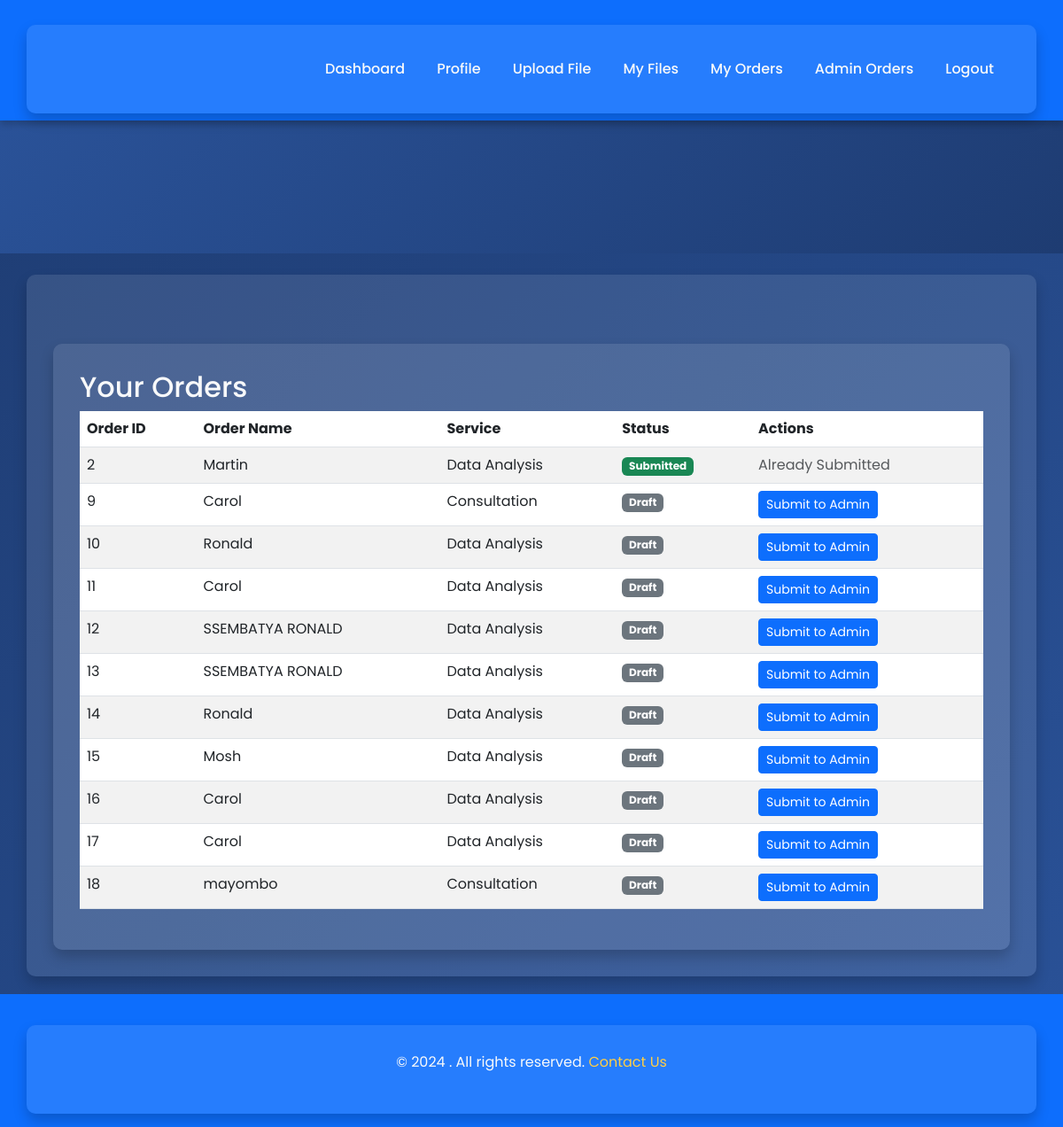
The app's page /user/orders (signed in), older data.
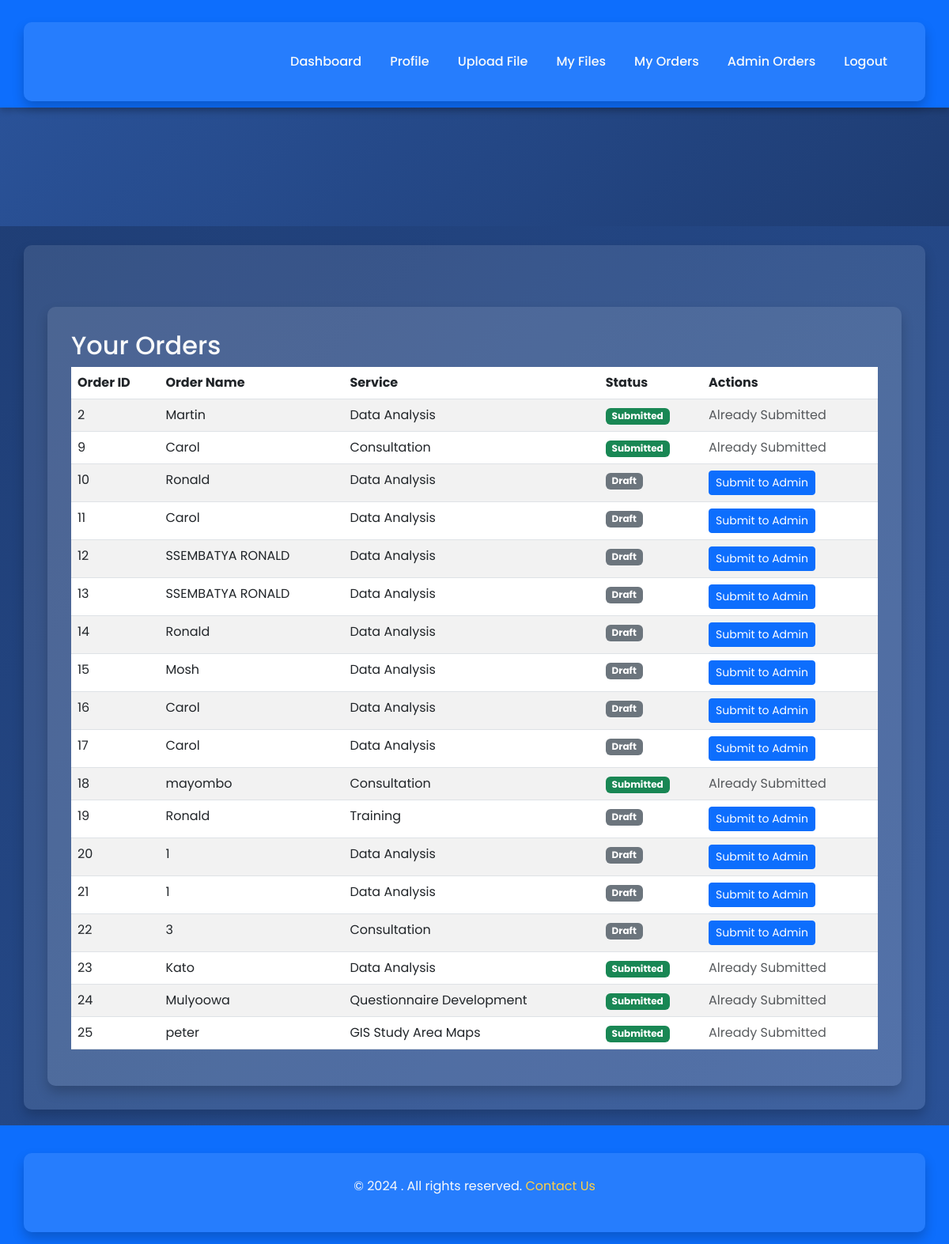
The same page, newer data.
### tables this page shows
CREATE TABLE orders (
            id INTEGER PRIMARY KEY AUTOINCREMENT,
            user_id INTEGER,
            name TEXT,
            service TEXT
        , status TEXT DEFAULT 'draft');

### app.py (the view)
@app.route('/user/orders')
@login_required
def user_orders():
    conn = sqlite3.connect('database.db')
    cursor = conn.cursor()
    cursor.execute("""
        SELECT id, name, service, status
        FROM orders
        WHERE user_id = ?
        ORDER BY id ASC
    """, (current_user.id,))
    orders = cursor.fetchall()
    conn.close()
    print("Fetched Orders:", orders)
    return render_template('user_orders.html', orders=orders)

### app.py (called while the page is built)
@login_manager.user_loader
def load_user(user_id):
    conn = sqlite3.connect('database.db')
    cursor = conn.cursor()
    cursor.execute("SELECT id, username, is_admin FROM users WHERE id = ?", (user_id,))
    user = cursor.fetchone()
    conn.close()
    if user:
        return User(id=user[0], username=user[1], is_admin=user[2])
    return None

### templates/user_orders.html
{% extends "base.html" %}
{% block content %}
<div class="container mt-5">
    <h2>Your Orders</h2>
    {% if orders %}
    <table class="table table-striped">
        <thead>
            <tr>
                <th>Order ID</th>
                <th>Order Name</th>
                <th>Service</th>
                <th>Status</th>
                <th>Actions</th>
            </tr>
        </thead>
        <tbody>
            {% for order in orders %}
            <tr>
                <td>{{ order[0] }}</td>
                <td>{{ order[1] }}</td>
                <td>{{ order[2] }}</td>
                <td>
                    {% if order[3] == 'submitted' %}
                        <span class="badge bg-success">Submitted</span>
                    {% else %}
                        <span class="badge bg-secondary">Draft</span>
                    {% endif %}
                </td>
                <td>
                    {% if order[3] != 'submitted' %}
                    <form action="/submit_order/{{ order[0] }}" method="post" style="display:inline;">
                        <button type="submit" class="btn btn-primary btn-sm">Submit to Admin</button>
                    </form>
                    {% else %}
                    <span class="text-muted">Already Submitted</span>
                    {% endif %}
                </td>
            </tr>
            {% endfor %}
        </tbody>
    </table>
    {% else %}
    <p>No orders found. Start by placing a new order.</p>
    {% endif %}
</div>
{% endblock %}

Row changes from the older to the newer data that the page shows:
changed orders id 9: status "Draft Submit to Admin" → "Submitted Already Submitted"
changed orders "mayombo": status "Draft Submit to Admin" → "Submitted Already Submitted"
added orders: id "19", name "Ronald", service "Training", status "Draft"
added orders: id "20", name "1", service "Data Analysis", status "Draft"
added orders: id "21", name "1", service "Data Analysis", status "Draft"
added orders: id "22", name "3", service "Consultation", status "Draft"
added orders: id "23", name "Kato", service "Data Analysis", status "Submitted"
added orders: id "24", name "Mulyoowa", service "Questionnaire Development", status "Submitted"
added orders: id "25", name "peter", service "GIS Study Area Maps", status "Submitted"
